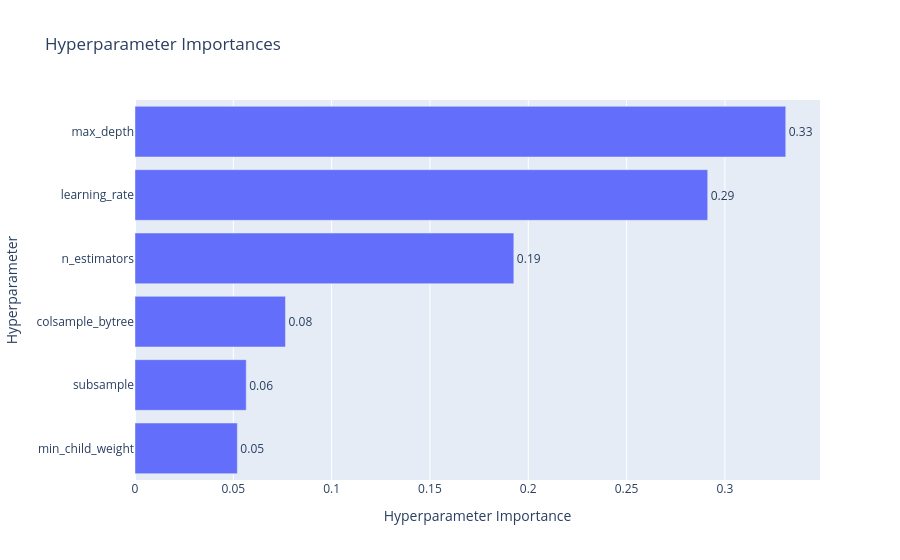

The cell this chart's notebook holds for it:
### Code cell
fig = optuna.visualization.plot_param_importances(study)
fig.write_image("hp_assets/tpe_param_importances.png")
fig.show()

### Figure 1 — Plotly figure (JSON) as saved in the notebook; plotly's stock layout.template omitted (floating-point values rounded to 4 significant figures)
{"data": [{"cliponaxis": false, "hovertemplate": ["min_child_weight (IntDistribution): 0.0520485792763947<extra></extra>", "subsample (FloatDistribution): 0.05657144170632207<extra></extra>", "colsample_bytree (FloatDistribution): 0.07651771383285902<extra></extra>", "n_estimators (IntDistribution): 0.19265842577155795<extra></extra>", "learning_rate (FloatDistribution): 0.29125427894131467<extra></extra>", "max_depth (IntDistribution): 0.33094956047155166<extra></extra>"], "name": "Objective Value", "orientation": "h", "text": ["0.05", "0.06", "0.08", "0.19", "0.29", "0.33"], "textposition": "outside", "type": "bar", "x": [0.05205, 0.05657, 0.07652, 0.1927, 0.2913, 0.3309], "y": ["min_child_weight", "subsample", "colsample_bytree", "n_estimators", "learning_rate", "max_depth"]}], "layout": {"title": {"text": "Hyperparameter Importances"}, "xaxis": {"title": {"text": "Hyperparameter Importance"}}, "yaxis": {"title": {"text": "Hyperparameter"}}}}
